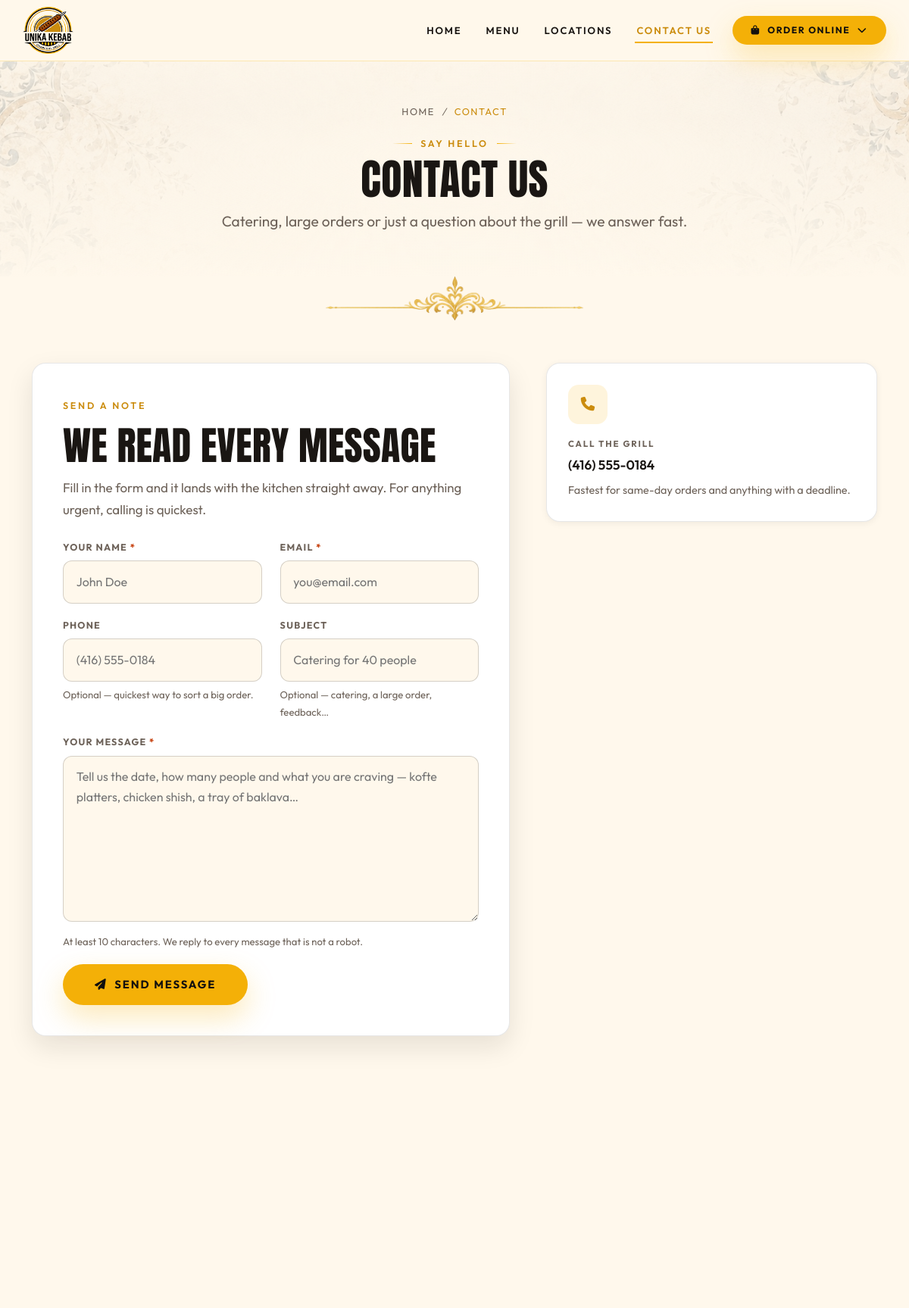
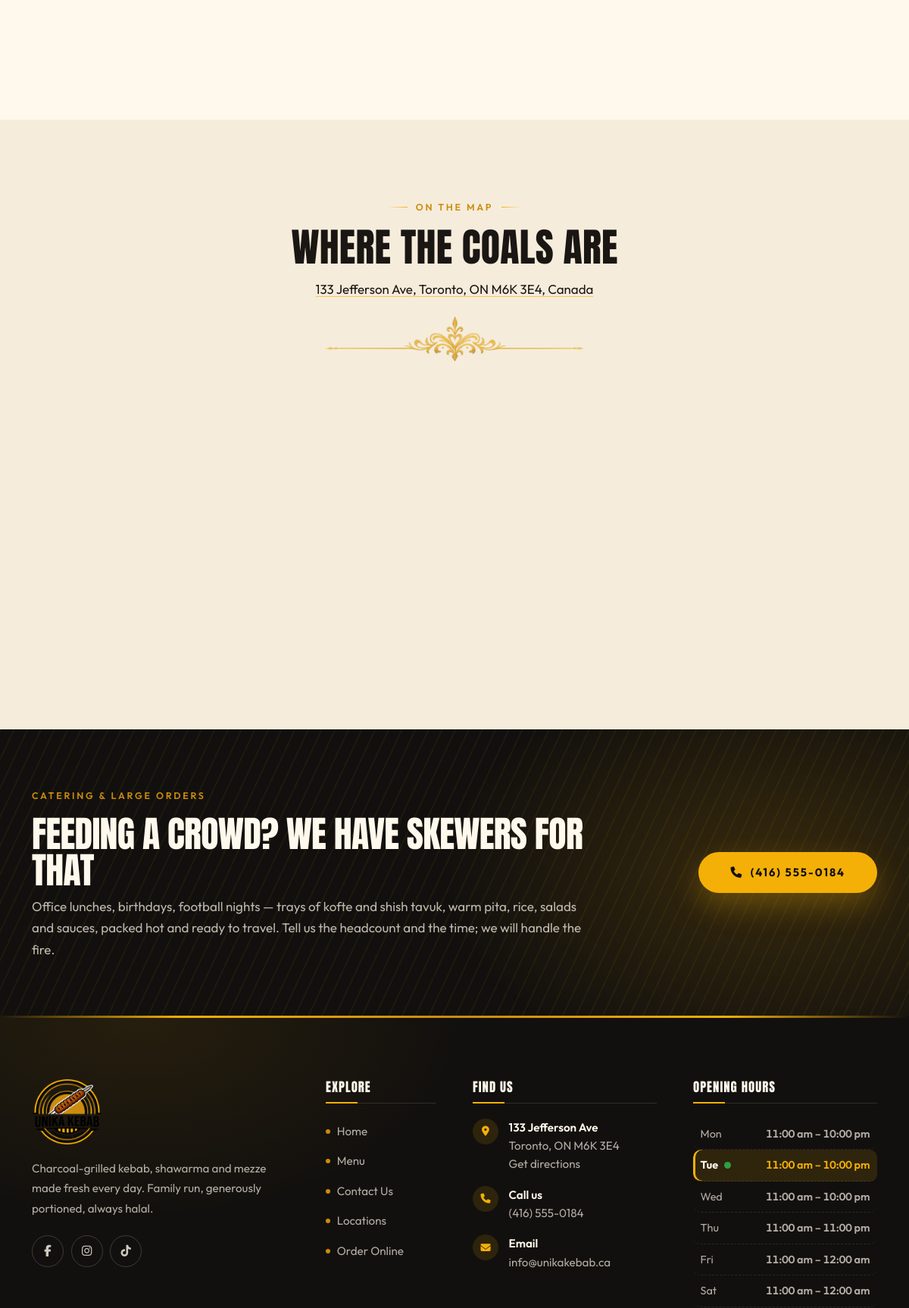
The page /contact.php (upper part) on the database its author committed (2 pictures, top to bottom).
### tables this page shows
CREATE TABLE store (
  id            INT AUTO_INCREMENT PRIMARY KEY,
  name          VARCHAR(150) NOT NULL DEFAULT 'Unika Kebab',
  tagline       VARCHAR(200) NULL,
  address_line1 VARCHAR(200) NULL,
  address_line2 VARCHAR(200) NULL,
  city          VARCHAR(100) NULL,
  province      VARCHAR(100) NULL,
  postal_code   VARCHAR(20)  NULL,
  country       VARCHAR(100) NULL DEFAULT 'Canada',
  phone         VARCHAR(40)  NULL,
  whatsapp      VARCHAR(40)  NULL,
  email         VARCHAR(150) NULL,
  latitude      DECIMAL(10,7) NULL,
  longitude     DECIMAL(10,7) NULL,
  map_zoom      TINYINT NOT NULL DEFAULT 16,
  directions_note TEXT NULL,
  parking_note  TEXT NULL,
  photo         VARCHAR(255) NULL,
  photo_alt     VARCHAR(255) NULL,
  facebook      VARCHAR(255) NULL,
  instagram     VARCHAR(255) NULL,
  twitter       VARCHAR(255) NULL,
  tiktok        VARCHAR(255) NULL,
  youtube       VARCHAR(255) NULL,
  updated_at    TIMESTAMP NOT NULL DEFAULT CURRENT_TIMESTAMP ON UPDATE CURRENT_TIMESTAMP
);

### contact.php (the view, shortened to what the rows shown need)
<?php
$s           = store();
$addressName = trim((string)($s['name'] ?? ''));
$searchQuery = trim($addressName . ' ' . store_address(' '));
$searchLink = store_map_share_url(
    $searchQuery !== ''
        ? 'https://www.google.com/maps/search/?api=1&query=' . rawurlencode($searchQuery)
        : ''
);
require __DIR__ . '/includes/header.php';
require __DIR__ . '/includes/hero.php';
?>
<section class="section section--cream section--tight-top">
  <div class="container">
    <div class="row g-5">
      <div class="col-lg-7 d-flex flex-column gap-4">
        <div class="form-card" id="contact-form" data-reveal>
          <h2 class="section-title"><?= e(setting('contact_intro_title', 'We read every message')) ?></h2>
        </div>
      </div>
      <div class="col-lg-5">
        <div class="d-flex flex-column gap-4">
          <?php if (!empty($s['phone'])): ?>
            <div class="info-card" data-reveal data-reveal-delay="1">
              <div class="info-card__icon"><i class="fa-solid fa-phone" aria-hidden="true"></i></div>
              <div class="info-card__label">Call the grill</div>
              <p class="info-card__value">
                <a href="<?= e(phone_href($s['phone'])) ?>"><?= e($s['phone']) ?></a>
              </p>
              <p class="info-card__note">Fastest for same-day orders and anything with a deadline.</p>
            </div>
          <?php endif; ?>
        </div>
      </div>
    </div>
  </div>
</section>
<section class="section section--cream-2">
  <div class="container">
    <div class="section-head text-center">
      <h2 class="section-title">Where the coals are</h2>
    </div>
  </div>
</section>
<section class="cta-band">
  <div class="container">
    <div class="row align-items-center g-4">
      <div class="col-lg-8">
        <h2 class="cta-band__title">Feeding a crowd? We have skewers for that</h2>
      </div>
      <div class="col-lg-4 text-lg-end">
        <?php if (!empty($s['phone'])): ?>
          <a class="btn-u btn-gold btn-u--lg" href="<?= e(phone_href($s['phone'])) ?>">
            <i class="fa-solid fa-phone" aria-hidden="true"></i> <?= e($s['phone']) ?>
          </a>
        <?php else: ?>
          <a class="btn-u btn-gold btn-u--lg" href="#contact-form">
            <i class="fa-solid fa-paper-plane" aria-hidden="true"></i> Ask about catering
          </a>
        <?php endif; ?>
      </div>
    </div>
  </div>
</section>
<?php require __DIR__ . '/includes/footer.php'; ?>

### includes/footer.php (shortened to what the rows shown need)
<?php
$s         = store();
$mapsQuery = urlencode(trim(($s['name'] ?? '') . ' ' . store_address(' ')));
$mapsUrl   = store_map_share_url('https://www.google.com/maps/search/?api=1&query=' . $mapsQuery);
?>
</main>
<footer class="u-foot">
  <div class="container">
    <div class="row g-4 g-lg-5">
      <div class="col-lg-2 col-md-6 col-6">
        <h2 class="u-foot__title">Explore</h2>
      </div>
      <div class="col-lg-3 col-md-6 col-6">
        <h2 class="u-foot__title">Find us</h2>
        <ul class="u-foot__contact">
          <?php if (store_address() !== ''): ?>
            <li>
              <i class="fa-solid fa-location-dot" aria-hidden="true"></i>
              <span>
                <a class="u-foot__address" href="<?= e($mapsUrl) ?>" target="_blank" rel="noopener">
                  <strong><?= e($s['address_line1'] ?? '') ?></strong>
                  <?= e(trim(($s['city'] ?? '') . ', ' . ($s['province'] ?? '') . ' ' . ($s['postal_code'] ?? ''), ' ,')) ?>
                  <br>
                  Get directions
                </a>
              </span>
            </li>
          <?php endif; ?>
          <?php if (!empty($s['phone'])): ?>
            <li>
              <i class="fa-solid fa-phone" aria-hidden="true"></i>
              <span><strong>Call us</strong><a href="<?= e(phone_href($s['phone'])) ?>"><?= e($s['phone']) ?></a></span>
            </li>
          <?php endif; ?>
          <?php if (!empty($s['email'])): ?>
            <li>
              <i class="fa-solid fa-envelope" aria-hidden="true"></i>
              <span><strong>Email</strong><a href="mailto:<?= e($s['email']) ?>"><?= e($s['email']) ?></a></span>
            </li>
          <?php endif; ?>
        </ul>
      </div>
      <div class="col-lg-3 col-md-6">
        <h2 class="u-foot__title">Opening hours</h2>
      </div>
    </div>
  </div>
</footer>
</body>
</html>

### rows shown on the page
store: phone "(416) 555-0184", address_line1 "133 Jefferson Ave", city+province+postal_code "Toronto, ON M6K 3E4", email "info@unikakebab.ca"

### other values the page prints
$hero['crumb'] "CONTACT"
$hero['eyebrow'] "SAY HELLO"
$hero['title'] "CONTACT US"
$hero['text'] "Catering, large orders or just a question about the grill — we answer fast."
setting('contact_intro_title', 'We read every message') "WE READ EVERY MESSAGE"
$addressText "133 Jefferson Ave, Toronto, ON M6K 3E4, Canada"
setting('footer_about') "Charcoal-grilled kebab, shawarma and mezze made fresh every day. Family run, generously portioned, always halal."
$row['short'] "Mon"
$row['hours'] "11:00 am – 10:00 pm"
$row['short'] "Tue"
$row['short'] "Wed"
$row['short'] "Thu"
$row['hours'] "11:00 am – 11:00 pm"
$row['short'] "Fri"
$row['hours'] "11:00 am – 12:00 am"
